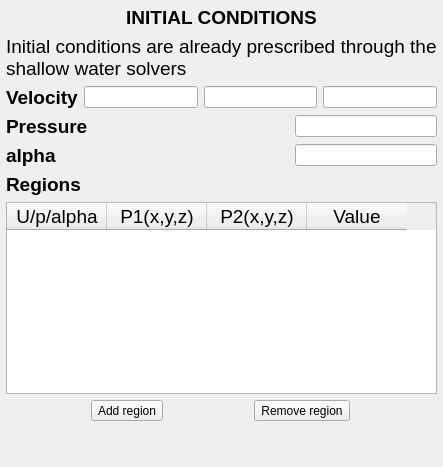
     <widget class="QWidget" name="GA_Initial">
      <layout class="QVBoxLayout" name="verticalLayout_11">
       <property name="leftMargin">
        <number>6</number>
       </property>
       <property name="topMargin">
        <number>6</number>
       </property>
       <property name="rightMargin">
        <number>6</number>
       </property>
       <property name="bottomMargin">
        <number>6</number>
       </property>
       <item>
        <widget class="QLabel" name="label_16">
         <property name="font">
          <font>
           <pointsize>14</pointsize>
          </font>
         </property>
         <property name="text">
          <string>&lt;html&gt;&lt;head/&gt;&lt;body&gt;&lt;p&gt;&lt;span style=&quot; font-weight:600;&quot;&gt;INITIAL CONDITIONS&lt;/span&gt;&lt;/p&gt;&lt;/body&gt;&lt;/html&gt;</string>
         </property>
         <property name="alignment">
          <set>Qt::AlignCenter</set>
         </property>
        </widget>
       </item>
       <item>
        <widget class="QLabel" name="label_77">
         <property name="font">
          <font>
           <pointsize>14</pointsize>
          </font>
         </property>
         <property name="text">
          <string>Initial conditions are already prescribed through the 
shallow water solvers</string>
         </property>
        </widget>
       </item>
       <item>
        <layout class="QHBoxLayout" name="horizontalLayout_16" stretch="0,0,0,0">
         <item>
          <widget class="QLabel" name="B1_Label_6">
           <property name="font">
            <font>
             <pointsize>14</pointsize>
             <weight>75</weight>
             <bold>true</bold>
            </font>
           </property>
           <property name="text">
            <string>Velocity</string>
           </property>
           <property name="alignment">
            <set>Qt::AlignLeading|Qt::AlignLeft|Qt::AlignVCenter</set>
           </property>
           <property name="wordWrap">
            <bool>true</bool>
           </property>
          </widget>
         </item>
         <item>
          <widget class="QLineEdit" name="lineEdit_18"/>
         </item>
         <item>
          <widget class="QLineEdit" name="lineEdit_19"/>
         </item>
         <item>
          <widget class="QLineEdit" name="lineEdit_15"/>
         </item>
        </layout>
       </item>
       <item>
        <layout class="QHBoxLayout" name="horizontalLayout_17" stretch="2,1">
         <item>
          <widget class="QLabel" name="B1_Label_11">
           <property name="font">
            <font>
             <pointsize>14</pointsize>
             <weight>75</weight>
             <bold>true</bold>
            </font>
           </property>
           <property name="text">
            <string>Pressure</string>
           </property>
           <property name="alignment">
            <set>Qt::AlignLeading|Qt::AlignLeft|Qt::AlignVCenter</set>
           </property>
           <property name="wordWrap">
            <bool>true</bool>
           </property>
          </widget>
         </item>
         <item>
          <widget class="QLineEdit" name="lineEdit_16"/>
         </item>
        </layout>
       </item>
       <item>
        <layout class="QHBoxLayout" name="horizontalLayout_18" stretch="2,1">
         <item>
          <widget class="QLabel" name="B1_Label_12">
           <property name="font">
            <font>
             <pointsize>14</pointsize>
             <weight>75</weight>
             <bold>true</bold>
            </font>
           </property>
           <property name="text">
            <string>alpha</string>
           </property>
           <property name="alignment">
            <set>Qt::AlignLeading|Qt::AlignLeft|Qt::AlignVCenter</set>
           </property>
           <property name="wordWrap">
            <bool>true</bool>
           </property>
          </widget>
         </item>
         <item>
          <widget class="QLineEdit" name="lineEdit_17"/>
         </item>
        </layout>
       </item>
       <item>
        <widget class="QLabel" name="GeoC_BathfileLabel_10">
         <property name="font">
          <font>
           <pointsize>14</pointsize>
          </font>
         </property>
         <property name="focusPolicy">
          <enum>Qt::ClickFocus</enum>
         </property>
         <property name="text">
          <string>&lt;html&gt;&lt;head/&gt;&lt;body&gt;&lt;p&gt;&lt;span style=&quot; font-weight:600;&quot;&gt;Regions&lt;/span&gt;&lt;/p&gt;&lt;/body&gt;&lt;/html&gt;</string>
         </property>
        </widget>
       </item>
       <item>
        <widget class="QTableWidget" name="GeoB_InterfaceTable_5">
         <property name="alternatingRowColors">
          <bool>true</bool>
         </property>
         <column>
          <property name="text">
           <string>U/p/alpha</string>
          </property>
          <property name="font">
           <font>
            <pointsize>14</pointsize>
           </font>
          </property>
          <property name="textAlignment">
           <set>AlignCenter</set>
          </property>
         </column>
         <column>
          <property name="text">
           <string>P1(x,y,z)</string>
          </property>
          <property name="font">
           <font>
            <pointsize>14</pointsize>
           </font>
          </property>
          <property name="textAlignment">
           <set>AlignCenter</set>
          </property>
         </column>
         <column>
          <property name="text">
           <string>P2(x,y,z)</string>
          </property>
          <property name="font">
           <font>
            <pointsize>14</pointsize>
           </font>
          </property>
          <property name="textAlignment">
           <set>AlignCenter</set>
          </property>
         </column>
         <column>
          <property name="text">
           <string>Value</string>
          </property>
          <property name="font">
           <font>
            <pointsize>14</pointsize>
           </font>
          </property>
          <property name="textAlignment">
           <set>AlignCenter</set>
          </property>
         </column>
        </widget>
       </item>
       <item>
        <layout class="QHBoxLayout" name="horizontalLayout_11">
         <item>
          <widget class="QToolButton" name="GeoB_AddPoint_5">
           <property name="text">
            <string>Add region</string>
           </property>
          </widget>
         </item>
         <item>
          <widget class="QToolButton" name="GeoB_RemPoint_5">
           <property name="text">
            <string>Remove region</string>
           </property>
          </widget>
         </item>
        </layout>
       </item>
       <item>
        <spacer name="verticalSpacer_11">
         <property name="orientation">
          <enum>Qt::Vertical</enum>
         </property>
         <property name="sizeHint" stdset="0">
          <size>
           <width>20</width>
           <height>40</height>
          </size>
         </property>
        </spacer>
       </item>
      </layout>
     </widget>
